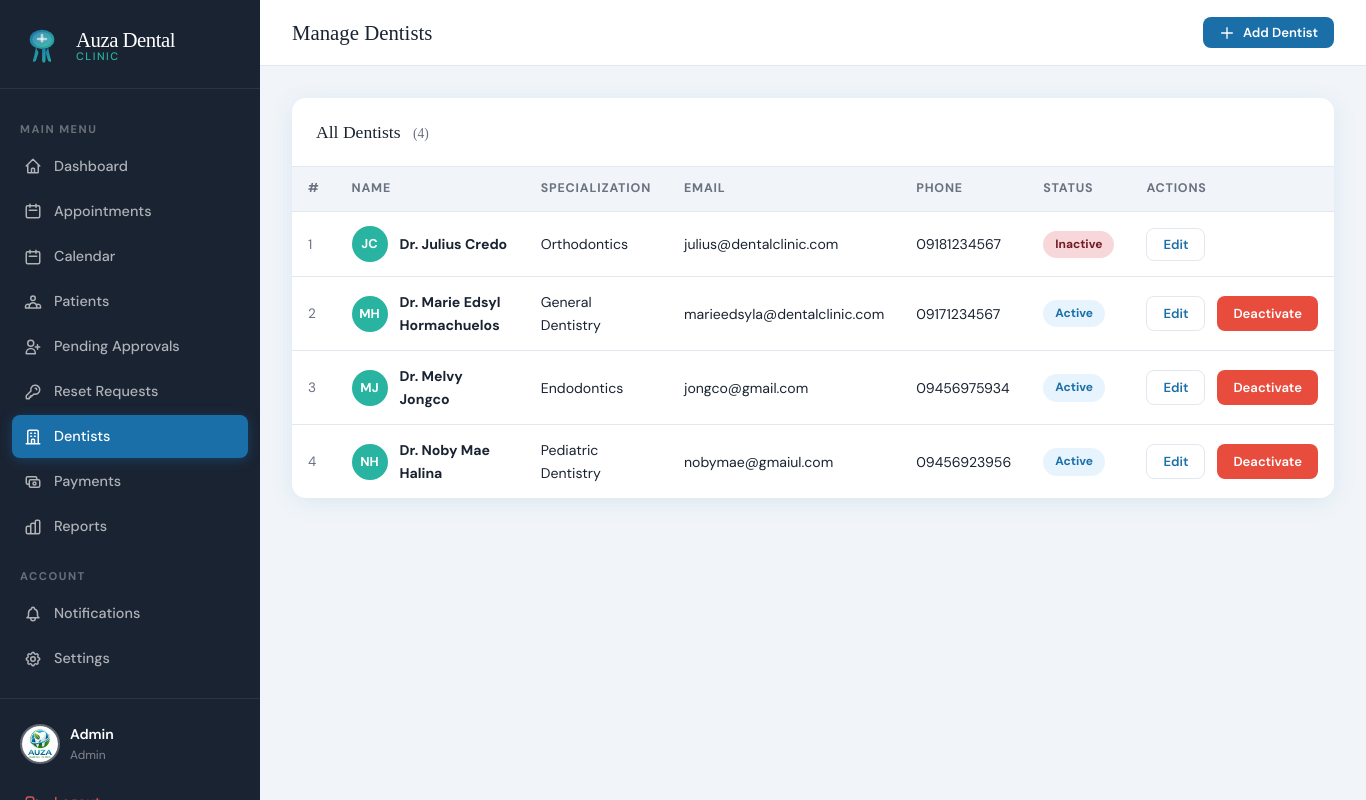
/index.php?page=admin_dentists (signed in), run on an earlier commit of the app's database.
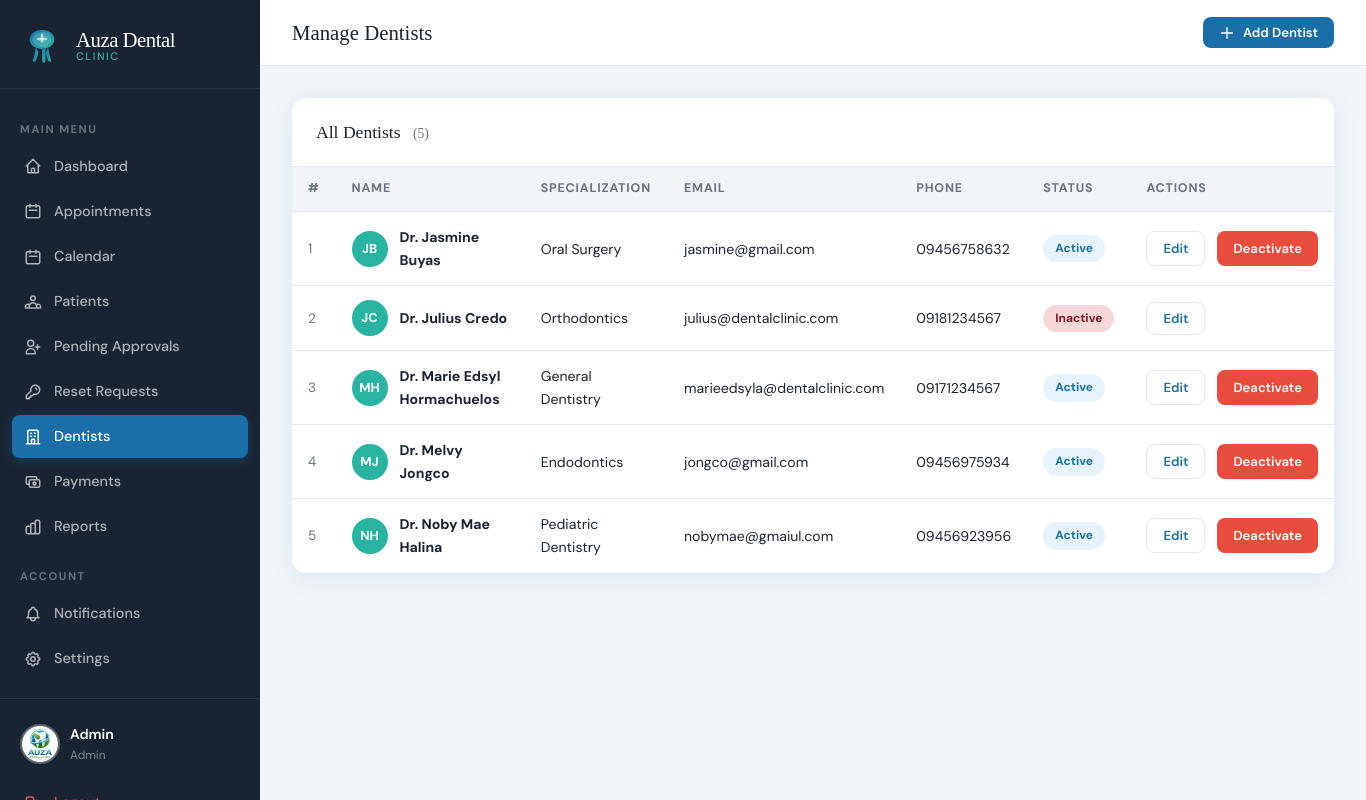
And on a later commit of the database.
### tables this page shows
CREATE TABLE `dentists` (
  `id` int(11) NOT NULL,
  `first_name` varchar(100) NOT NULL,
  `last_name` varchar(100) NOT NULL,
  `specialization` varchar(150) DEFAULT NULL,
  `email` varchar(150) DEFAULT NULL,
  `phone` varchar(20) DEFAULT NULL,
  `is_active` tinyint(1) DEFAULT 1,
  `created_at` datetime DEFAULT current_timestamp()
);

### app/controllers/AdminController.php (called while the page is built, shortened)
<?php
require_once __DIR__ . '/../config.php';
class AdminController {
    public function dentists() {
        $dentists = callProcedure('sp_get_all_dentists');
        require __DIR__ . '/../views/admin/dentists.php';
    }
}

### app/config.php (called while the page is built, shortened)
<?php
function getDB() {
    static $conn = null;
    if ($conn === null) {
        $conn = new mysqli(DB_HOST, DB_USER, DB_PASS, DB_NAME);
        $conn->set_charset('utf8mb4');
    }
    return $conn;
}
function callProcedure($proc_name, $params = []) {
    $db = getDB();
    if (empty($params)) {
        $sql = "CALL {$proc_name}()";
        $result = $db->query($sql);
    }
    $rows = [];
    while ($row = $result->fetch_assoc()) {
        $rows[] = $row;
    }
    return $rows;
}

### app/views/admin/dentists.php (the view, shortened to what this page needs)
<!DOCTYPE html>
<html lang="en">
<head>
<link rel="stylesheet" href="<?= APP_URL ?>/public/css/style.css">
</head>
<body>
<div class="app-layout">
  <?php require __DIR__ . '/../shared/sidebar.php'; ?>
  <div class="main-content">
    <div class="topbar">
      <div class="topbar-title">Manage Dentists</div>
      <button class="btn btn-primary btn-sm" onclick="openModal('addModal')">
        <svg xmlns="http://www.w3.org/2000/svg" width="16" height="16" fill="none" viewBox="0 0 24 24" stroke="currentColor"><path stroke-linecap="round" stroke-linejoin="round" stroke-width="2" d="M12 4v16m8-8H4"/></svg>
        Add Dentist
      </button>
    </div>
    <div class="page-content">
      <?php require_once __DIR__ . '/../shared/helpers.php'; showFlash(); ?>
      <div class="card">
        <div class="card-header">
          <div class="card-title">All Dentists <span style="font-size:.85rem;font-weight:400;color:var(--gray);margin-left:8px;">(<?= count($dentists) ?>)</span></div>
        </div>
        <div class="table-wrap">
          <?php if (empty($dentists)): ?>
            <div class="empty-state">
              <svg xmlns="http://www.w3.org/2000/svg" fill="none" viewBox="0 0 24 24" stroke="currentColor"><path stroke-linecap="round" stroke-linejoin="round" stroke-width="1" d="M16 7a4 4 0 11-8 0 4 4 0 018 0zM12 14a7 7 0 00-7 7h14a7 7 0 00-7-7z"/></svg>
              <h3>No Dentists Found</h3>
              <p>Add your first dentist to get started</p>
            </div>
          <?php else: ?>
          <table>
            <thead>
              <tr><th>#</th><th>Name</th><th>Specialization</th><th>Email</th><th>Phone</th><th>Status</th><th>Actions</th></tr>
            </thead>
            <tbody>
              <?php foreach ($dentists as $i => $d): ?>
              <tr>
                <td class="text-gray text-sm"><?= $i+1 ?></td>
                <td>
                  <div class="flex items-center gap-2">
                    <div class="user-avatar" style="width:36px;height:36px;font-size:.8rem;background:var(--accent);">
                      <?= strtoupper(substr($d['first_name'],0,1).substr($d['last_name'],0,1)) ?>
                    </div>
                    <div class="font-bold">Dr. <?= htmlspecialchars($d['first_name'].' '.$d['last_name']) ?></div>
                  </div>
                </td>
                <td><?= htmlspecialchars($d['specialization'] ?? '—') ?></td>
                <td><?= htmlspecialchars($d['email'] ?? '—') ?></td>
                <td><?= htmlspecialchars($d['phone'] ?? '—') ?></td>
                <td>
                  <span class="badge <?= $d['is_active'] ? 'badge-confirmed' : 'badge-cancelled' ?>">
                    <?= $d['is_active'] ? 'Active' : 'Inactive' ?>
                  </span>
                </td>
                <td>
                  <div class="flex gap-2">
                    <button class="btn btn-ghost btn-sm" onclick="openEditModal(<?= htmlspecialchars(json_encode($d)) ?>)">Edit</button>
                    <?php if ($d['is_active']): ?>
                      <a href="?page=admin_delete_dentist&id=<?= $d['id'] ?>" class="btn btn-danger btn-sm"
                         onclick="return confirm('Deactivate this dentist?')">Deactivate</a>
                    <?php endif; ?>
                  </div>
                </td>
              </tr>
              <?php endforeach; ?>
            </tbody>
          </table>
          <?php endif; ?>
        </div>
      </div>
    </div>
  </div>
</div>
</body>
</html>

What changed in the data, as far as the page shows it:
added dentists: first_name+last_name "JB", first_name+last_name "Jasmine Buyas", specialization "Oral Surgery", email "jasmine@gmail.com", phone "09456758632", is_active "Active"
Also different on the page:
count($dentists): "4" → "5"
